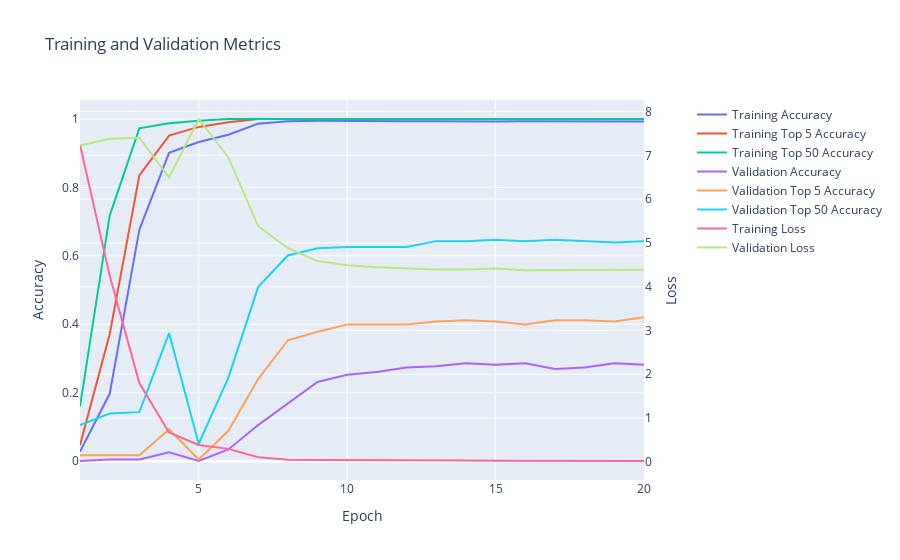

Write notebook code for a chart like this one.
### Code cell
arcface_similarity_model.display_training_history()

### Figure 1 — Plotly figure (JSON) as saved in the notebook; plotly's stock layout.template omitted (floating-point values rounded to 4 significant figures)
{"data": [{"mode": "lines", "name": "Training Accuracy", "type": "scatter", "x": [1, 2, 3, 4, 5, 6, 7, 8, 9, 10, 11, 12, 13, 14, 15, 16, 17, 18, 19, 20], "xaxis": "x", "y": [0.02731, 0.1964, 0.6765, 0.9013, 0.9328, 0.9538, 0.9863, 0.9937, 0.9947, 0.9937, 0.9937, 0.9937, 0.9937, 0.9926, 0.9926, 0.9937, 0.9937, 0.9937, 0.9926, 0.9926, 0.9937], "yaxis": "y"}, {"mode": "lines", "name": "Training Top 5 Accuracy", "type": "scatter", "x": [1, 2, 3, 4, 5, 6, 7, 8, 9, 10, 11, 12, 13, 14, 15, 16, 17, 18, 19, 20], "xaxis": "x", "y": [0.04622, 0.3708, 0.8351, 0.9517, 0.9769, 0.9905, 1.0, 1.0, 1.0, 0.9989, 1.0, 1.0, 1.0, 1.0, 1.0, 1.0, 1.0, 1.0, 1.0, 1.0, 1.0], "yaxis": "y"}, {"mode": "lines", "name": "Training Top 50 Accuracy", "type": "scatter", "x": [1, 2, 3, 4, 5, 6, 7, 8, 9, 10, 11, 12, 13, 14, 15, 16, 17, 18, 19, 20], "xaxis": "x", "y": [0.1597, 0.7174, 0.9727, 0.9874, 0.9947, 1.0, 1.0, 1.0, 1.0, 1.0, 1.0, 1.0, 1.0, 1.0, 1.0, 1.0, 1.0, 1.0, 1.0, 1.0, 1.0], "yaxis": "y"}, {"mode": "lines", "name": "Validation Accuracy", "type": "scatter", "x": [1, 2, 3, 4, 5, 6, 7, 8, 9, 10, 11, 12, 13, 14, 15, 16, 17, 18, 19, 20], "xaxis": "x", "y": [0.0, 0.004202, 0.004202, 0.02521, 0.0, 0.03361, 0.105, 0.1681, 0.2311, 0.2521, 0.2605, 0.2731, 0.2773, 0.2857, 0.2815, 0.2857, 0.2689, 0.2731, 0.2857, 0.2815, 0.2857], "yaxis": "y"}, {"mode": "lines", "name": "Validation Top 5 Accuracy", "type": "scatter", "x": [1, 2, 3, 4, 5, 6, 7, 8, 9, 10, 11, 12, 13, 14, 15, 16, 17, 18, 19, 20], "xaxis": "x", "y": [0.01681, 0.01681, 0.01681, 0.09244, 0.004202, 0.08824, 0.2395, 0.3529, 0.3782, 0.3992, 0.3992, 0.3992, 0.4076, 0.4118, 0.4076, 0.3992, 0.4118, 0.4118, 0.4076, 0.4202, 0.416], "yaxis": "y"}, {"mode": "lines", "name": "Validation Top 50 Accuracy", "type": "scatter", "x": [1, 2, 3, 4, 5, 6, 7, 8, 9, 10, 11, 12, 13, 14, 15, 16, 17, 18, 19, 20], "xaxis": "x", "y": [0.105, 0.1387, 0.1429, 0.3739, 0.05042, 0.2437, 0.5084, 0.6008, 0.6218, 0.6261, 0.6261, 0.6261, 0.6429, 0.6429, 0.6471, 0.6429, 0.6471, 0.6429, 0.6387, 0.6429, 0.6471], "yaxis": "y"}, {"mode": "lines", "name": "Training Loss", "type": "scatter", "x": [1, 2, 3, 4, 5, 6, 7, 8, 9, 10, 11, 12, 13, 14, 15, 16, 17, 18, 19, 20], "xaxis": "x", "y": [7.24, 4.252, 1.798, 0.6699, 0.3844, 0.2941, 0.1044, 0.04525, 0.04056, 0.03539, 0.03473, 0.02011, 0.022, 0.02627, 0.0251, 0.0212, 0.02215, 0.01893, 0.02355, 0.01725, 0.01384], "yaxis": "y2"}, {"mode": "lines", "name": "Validation Loss", "type": "scatter", "x": [1, 2, 3, 4, 5, 6, 7, 8, 9, 10, 11, 12, 13, 14, 15, 16, 17, 18, 19, 20], "xaxis": "x", "y": [7.224, 7.38, 7.404, 6.492, 7.83, 6.953, 5.385, 4.882, 4.584, 4.488, 4.445, 4.426, 4.393, 4.392, 4.413, 4.373, 4.378, 4.382, 4.392, 4.384, 4.376], "yaxis": "y2"}], "layout": {"title": {"text": "Training and Validation Metrics"}, "xaxis": {"anchor": "y", "domain": [0.0, 0.94], "title": {"text": "Epoch"}}, "yaxis": {"anchor": "x", "domain": [0.0, 1.0], "title": {"text": "Accuracy"}}, "yaxis2": {"anchor": "x", "overlaying": "y", "side": "right", "title": {"text": "Loss"}}}}
